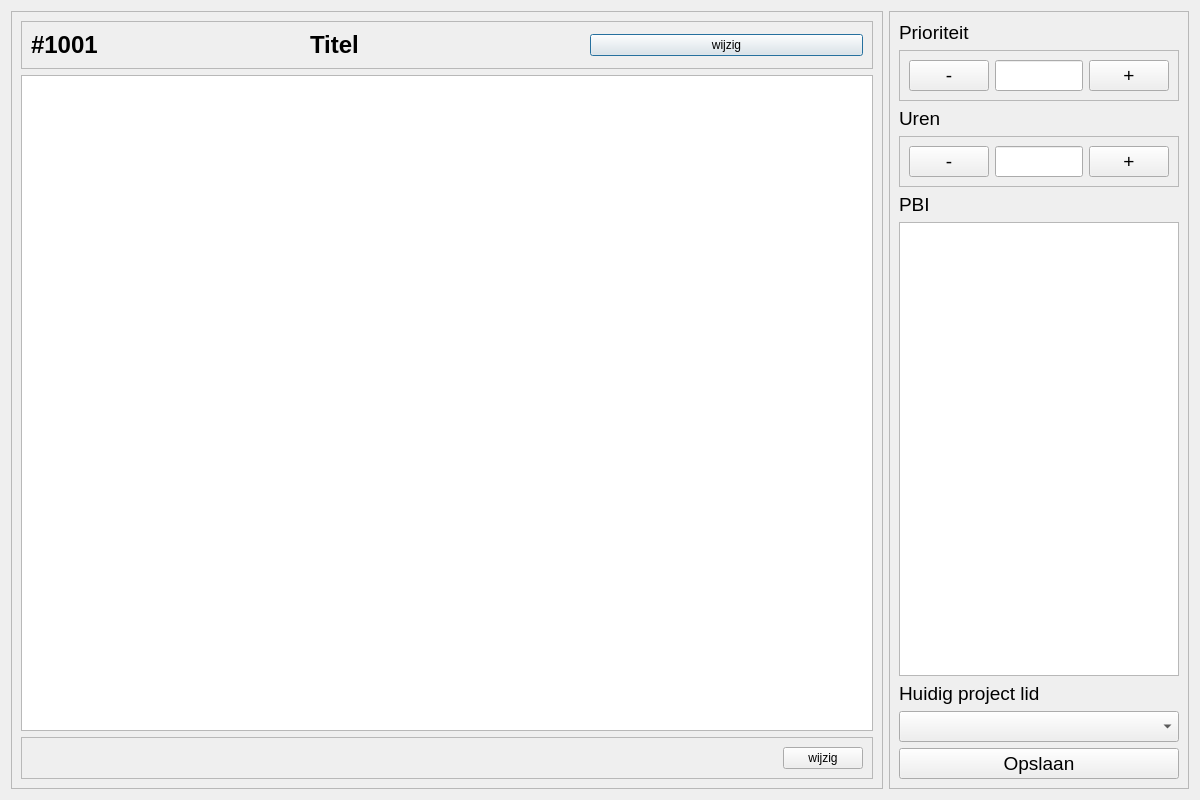
<?xml version="1.0" encoding="UTF-8"?>
<ui version="4.0">
 <class>Dialog</class>
 <widget class="QDialog" name="Dialog">
  <property name="geometry">
   <rect>
    <x>0</x>
    <y>0</y>
    <width>1200</width>
    <height>800</height>
   </rect>
  </property>
  <property name="windowTitle">
   <string>Dialog</string>
  </property>
  <layout class="QHBoxLayout" name="horizontalLayout_5">
   <item>
    <widget class="QFrame" name="frame_5">
     <property name="frameShape">
      <enum>QFrame::StyledPanel</enum>
     </property>
     <property name="frameShadow">
      <enum>QFrame::Raised</enum>
     </property>
     <layout class="QVBoxLayout" name="verticalLayout_2">
      <item>
       <widget class="QFrame" name="frame_4">
        <property name="frameShape">
         <enum>QFrame::StyledPanel</enum>
        </property>
        <property name="frameShadow">
         <enum>QFrame::Raised</enum>
        </property>
        <layout class="QHBoxLayout" name="horizontalLayout_3">
         <item>
          <widget class="QLabel" name="lbl_Number">
           <property name="font">
            <font>
             <pointsize>18</pointsize>
             <weight>75</weight>
             <bold>true</bold>
            </font>
           </property>
           <property name="text">
            <string>#1001</string>
           </property>
          </widget>
         </item>
         <item>
          <widget class="QLabel" name="lbl_Title">
           <property name="font">
            <font>
             <pointsize>18</pointsize>
             <weight>75</weight>
             <bold>true</bold>
            </font>
           </property>
           <property name="text">
            <string>Titel</string>
           </property>
          </widget>
         </item>
         <item>
          <widget class="QPushButton" name="btn_EditTitle">
           <property name="text">
            <string>wijzig</string>
           </property>
          </widget>
         </item>
        </layout>
       </widget>
      </item>
      <item>
       <widget class="QTextBrowser" name="txt_Description"/>
      </item>
      <item>
       <widget class="QFrame" name="frame_6">
        <property name="frameShape">
         <enum>QFrame::StyledPanel</enum>
        </property>
        <property name="frameShadow">
         <enum>QFrame::Raised</enum>
        </property>
        <layout class="QHBoxLayout" name="horizontalLayout_4">
         <item>
          <spacer name="horizontalSpacer">
           <property name="orientation">
            <enum>Qt::Horizontal</enum>
           </property>
           <property name="sizeHint" stdset="0">
            <size>
             <width>40</width>
             <height>20</height>
            </size>
           </property>
          </spacer>
         </item>
         <item>
          <widget class="QPushButton" name="btn_EditDescription">
           <property name="text">
            <string>wijzig</string>
           </property>
          </widget>
         </item>
        </layout>
       </widget>
      </item>
     </layout>
    </widget>
   </item>
   <item>
    <widget class="QFrame" name="frame_3">
     <property name="maximumSize">
      <size>
       <width>300</width>
       <height>16777215</height>
      </size>
     </property>
     <property name="frameShape">
      <enum>QFrame::StyledPanel</enum>
     </property>
     <property name="frameShadow">
      <enum>QFrame::Raised</enum>
     </property>
     <layout class="QVBoxLayout" name="verticalLayout">
      <item>
       <widget class="QLabel" name="lbl_WijzigTitle_2">
        <property name="font">
         <font>
          <pointsize>14</pointsize>
         </font>
        </property>
        <property name="text">
         <string>Prioriteit</string>
        </property>
       </widget>
      </item>
      <item>
       <widget class="QFrame" name="frame">
        <property name="frameShape">
         <enum>QFrame::StyledPanel</enum>
        </property>
        <property name="frameShadow">
         <enum>QFrame::Raised</enum>
        </property>
        <layout class="QHBoxLayout" name="horizontalLayout">
         <item>
          <widget class="QPushButton" name="btn_ReducePrio">
           <property name="font">
            <font>
             <pointsize>14</pointsize>
            </font>
           </property>
           <property name="text">
            <string>-</string>
           </property>
          </widget>
         </item>
         <item>
          <widget class="QLineEdit" name="txt_Prio">
           <property name="font">
            <font>
             <pointsize>14</pointsize>
            </font>
           </property>
           <property name="text">
            <string/>
           </property>
          </widget>
         </item>
         <item>
          <widget class="QPushButton" name="btn_AddPrio">
           <property name="font">
            <font>
             <pointsize>14</pointsize>
            </font>
           </property>
           <property name="text">
            <string>+</string>
           </property>
          </widget>
         </item>
        </layout>
       </widget>
      </item>
      <item>
       <widget class="QLabel" name="lbl_WijzigTitle_3">
        <property name="font">
         <font>
          <pointsize>14</pointsize>
         </font>
        </property>
        <property name="text">
         <string>Uren</string>
        </property>
       </widget>
      </item>
      <item>
       <widget class="QFrame" name="frame_2">
        <property name="frameShape">
         <enum>QFrame::StyledPanel</enum>
        </property>
        <property name="frameShadow">
         <enum>QFrame::Raised</enum>
        </property>
        <layout class="QHBoxLayout" name="horizontalLayout_2">
         <item>
          <widget class="QPushButton" name="btn_ReduceHour">
           <property name="font">
            <font>
             <pointsize>14</pointsize>
            </font>
           </property>
           <property name="text">
            <string>-</string>
           </property>
          </widget>
         </item>
         <item>
          <widget class="QLineEdit" name="txt_Hour">
           <property name="font">
            <font>
             <pointsize>14</pointsize>
            </font>
           </property>
           <property name="text">
            <string/>
           </property>
          </widget>
         </item>
         <item>
          <widget class="QPushButton" name="btn_AddHour">
           <property name="font">
            <font>
             <pointsize>14</pointsize>
            </font>
           </property>
           <property name="text">
            <string>+</string>
           </property>
          </widget>
         </item>
        </layout>
       </widget>
      </item>
      <item>
       <widget class="QLabel" name="lbl_WijzigTitle_4">
        <property name="font">
         <font>
          <pointsize>14</pointsize>
         </font>
        </property>
        <property name="text">
         <string>PBI</string>
        </property>
       </widget>
      </item>
      <item>
       <widget class="QTextBrowser" name="textBrowser_2">
        <property name="font">
         <font>
          <pointsize>14</pointsize>
         </font>
        </property>
       </widget>
      </item>
      <item>
       <widget class="QLabel" name="lbl_WijzigTitle_5">
        <property name="font">
         <font>
          <pointsize>14</pointsize>
         </font>
        </property>
        <property name="text">
         <string>Huidig project lid</string>
        </property>
       </widget>
      </item>
      <item>
       <widget class="QComboBox" name="cb_users">
        <property name="font">
         <font>
          <pointsize>14</pointsize>
         </font>
        </property>
       </widget>
      </item>
      <item>
       <widget class="QPushButton" name="btn_Save">
        <property name="font">
         <font>
          <pointsize>14</pointsize>
         </font>
        </property>
        <property name="text">
         <string>Opslaan</string>
        </property>
       </widget>
      </item>
     </layout>
    </widget>
   </item>
  </layout>
 </widget>
 <tabstops>
  <tabstop>txt_Description</tabstop>
  <tabstop>btn_EditTitle</tabstop>
  <tabstop>btn_ReducePrio</tabstop>
  <tabstop>txt_Prio</tabstop>
  <tabstop>btn_AddPrio</tabstop>
  <tabstop>btn_ReduceHour</tabstop>
  <tabstop>txt_Hour</tabstop>
  <tabstop>btn_AddHour</tabstop>
  <tabstop>textBrowser_2</tabstop>
  <tabstop>cb_users</tabstop>
  <tabstop>btn_EditDescription</tabstop>
  <tabstop>btn_Save</tabstop>
 </tabstops>
 <resources/>
 <connections/>
</ui>
